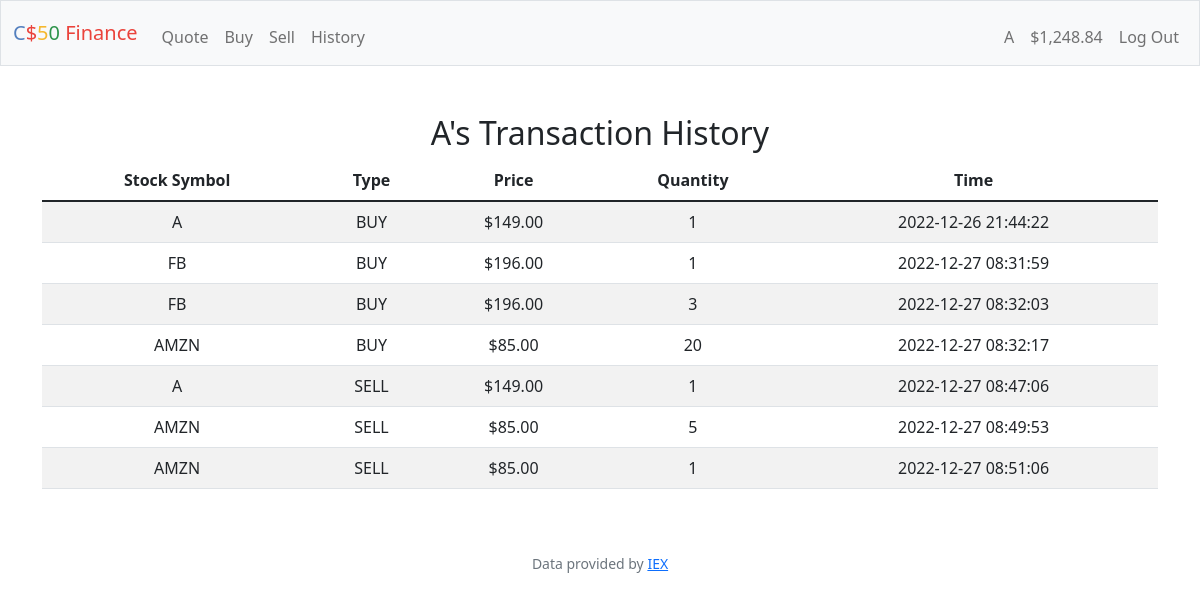
Screenshot of /history (signed in) with the database file from the repository.
### tables this page shows
CREATE TABLE transactions (
  transaction_id INTEGER PRIMARY KEY AUTOINCREMENT NOT NULL,
  user_id INT REFERENCES users(id),
  symbol TEXT,
  time TEXT,
  quantity INT,
  price INT,
  type TEXT
);

### app.py (the view)
@app.route("/history")
@login_required
def history():
    user_id = session["user_id"]
    transactions_rows = db.execute(
        "SELECT * FROM transactions WHERE user_id = ?", user_id)
    users_rows = db.execute("SELECT username FROM users WHERE id = ?", user_id)
    username = users_rows[0]["username"].upper()
    return render_template("history.html", transactions_rows=transactions_rows, username=username)

### app.py (called while the page is built)
@app.context_processor
def inject_menu():
    if not session:
        return {}
    else:
        user_id = session["user_id"]
        users_rows = db.execute("SELECT * FROM users WHERE id = ?", user_id)
        cash = usd(users_rows[0]["cash"])
        username = users_rows[0]["username"]
        return dict(cash=cash, username=username)

@app.context_processor
def utility_processor():
    return dict(usd=usd)

@app.after_request
def after_request(response):
    response.headers["Cache-Control"] = "no-cache, no-store, must-revalidate"
    response.headers["Expires"] = 0
    response.headers["Pragma"] = "no-cache"
    return response

### helpers.py (called while the page is built)
def login_required(f):
    @wraps(f)
    def decorated_function(*args, **kwargs):
        if session.get("user_id") is None:
            return redirect("/login")
        return f(*args, **kwargs)
    return decorated_function

def usd(value):
    return f"${value:,.2f}"

### templates/history.html (shortened to what this page needs)
{% extends "layout.html" %}
{% block main %}
<h2>{{ username }}'s Transaction History</h2>
<div class="container">
    <div class="section">
        <table class="table table-striped">
            <thead>
                <tr>
                    <th>Stock Symbol</th>
                    <th>Type</th>
                    <th>Price</th>
                    <th>Quantity</th>
                    <th>Time</th>
                </tr>
            </thead>
            <tbody>
                {% for row in transactions_rows %}
                <tr>
                    <td>{{ row['symbol'] }} </td>
                    <td>{{ row['type'] }}</td>
                    <td>{{ usd(row['price']) }}</td>
                    <td>{{ row['quantity'] }}</td>
                    <td>{{ row['time'] }}</td>
                </tr>
                {% endfor %}
            </tbody>
        </table>
    </div>
</div>
{% endblock %}

### static/styles.css (style rules this page uses)
table th, table td { padding: 0.75rem; vertical-align: middle; }

### rows the page displays
transactions: symbol "A", type "BUY", price "$149.00", quantity "1", time "2022-12-26 21:44:22"
transactions: symbol "FB", type "BUY", price "$196.00", quantity "1", time "2022-12-27 08:31:59"
transactions: symbol "FB", type "BUY", price "$196.00", quantity "3", time "2022-12-27 08:32:03"
transactions: symbol "AMZN", type "BUY", price "$85.00", quantity "20", time "2022-12-27 08:32:17"
transactions: symbol "A", type "SELL", price "$149.00", quantity "1", time "2022-12-27 08:47:06"
transactions: symbol "AMZN", type "SELL", price "$85.00", quantity "5", time "2022-12-27 08:49:53"
transactions: symbol "AMZN", type "SELL", price "$85.00", quantity "1", time "2022-12-27 08:51:06"

### other values shown
{{ username }} "A"
{{ cash }} "$1,248.84"
